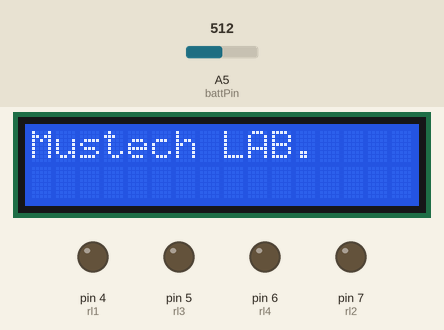
A sketch run on a simulated Arduino Uno, built with avr-gcc and run on an emulated ATmega328P. Parts: 16×2 character LCD, output pins drawn as LEDs (lit = HIGH). The inputs (shaded band) are chosen by the test bench; at power-on: A5 (battPin) = 512.

Above: at 0.1 s.
At 0.6 s:
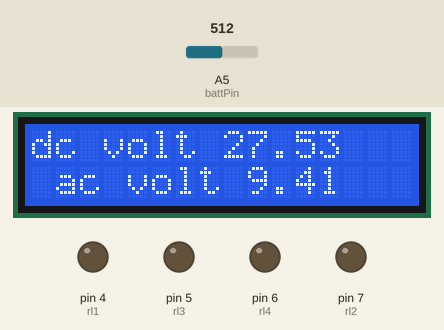
At 1.6 s:
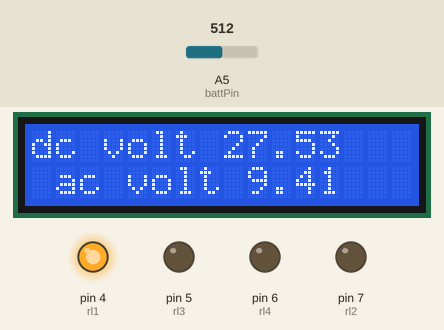
Timing chart, 0 to 3.1 s (numbered marks = the images above):
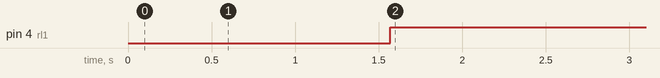

Measured:
- by itself, pin 4 (rl1): LOW → HIGH at 1.6 s

The sketch:

autoTransformer3.ino
```cpp
// This piece of software was written by Emmy Leke for the purpose of controlling an AVR
#include <LiquidCrystal.h>
LiquidCrystal lcd(8, 9, 10, 11, 12, 13);
float m = 0.0; // initialise variable m
float dcValue = 0.0; //initialise variable dcValue
int battPin = A5;
int rl4 = 6;
int rl2 = 7;
int rl3 = 5;
int rl1 = 4;
int dc = 0;
float r1 = 100000.0;
float r2 = 10000.0;
float ac;


void setup()
{
  pinMode(battPin, INPUT); // set pin a0 as input pin
  Serial.begin(9600);// begin serial communication between arduino and pc
  pinMode(rl1, OUTPUT);
  pinMode(rl2, OUTPUT);
  pinMode(rl3, OUTPUT);
  pinMode(rl4, OUTPUT);
  lcd.begin(16, 2);
  lcd.print("Mustech LAB.");
  delay(500);

}


void loop()
{

  dc = analogRead(battPin);
  m = (dc * 5.0) / 1023.0;
  dcValue = m / (r2 / (r1 + r2));
  ac = dcValue * 0.34177;
  if (dcValue < 0.09) {
    dcValue = 0.0;

  };
  lcd.setCursor(0, 0);
  lcd.print("dc volt ");
  lcd.print(dcValue);
  lcd.setCursor(1, 1);
  lcd.print("ac volt ");
  lcd.print(ac);

  delay(1000);


  if ( dcValue >= 11 && dcValue < 12) {
      digitalWrite(rl3, LOW);
      digitalWrite(rl4, LOW);
      digitalWrite(rl1, LOW);
      digitalWrite(rl2, HIGH);
      delay(60000);
  }


  if ( dcValue > 8.5 && dcValue < 10.58) {

      digitalWrite(rl2, LOW);
      digitalWrite(rl4, LOW);
      digitalWrite(rl1, LOW);
      digitalWrite(rl3, HIGH);
      delay(60000);
  }

  if ( dcValue > 13) {
      digitalWrite(rl3, LOW);
      digitalWrite(rl4, LOW);
      digitalWrite(rl2, LOW);
      digitalWrite(rl1, HIGH);
      delay(60000);
  }

  if ( dcValue < 7.5) {
      digitalWrite(rl3, LOW);
      digitalWrite(rl2, LOW);
      digitalWrite(rl1, LOW);
      digitalWrite(rl4, HIGH);
      delay(60000);

  }


  }
```
